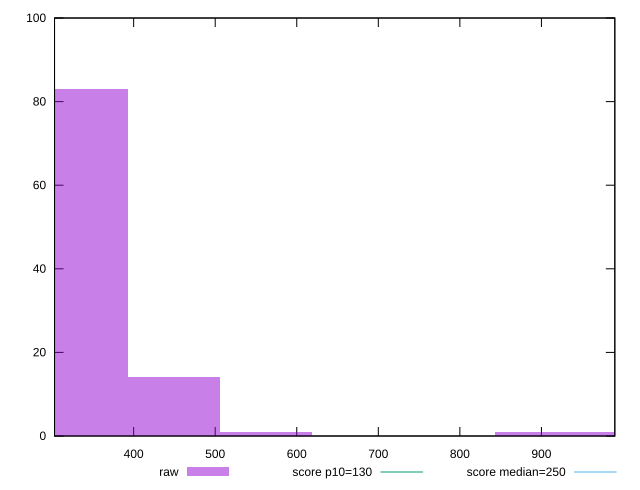

Here is the gnuplot script that generated this plot:
reset

$raw <<EOF
899.3902062942107 1
1011.813982080987 1
449.6951031471053 14
337.271327360329 83
562.1188789338817 1
EOF

set key outside below
set boxwidth 112.42377578677633
set xrange [303.0000000000009:989.9999999999982]
set yrange [0:100]
set trange [0:100]
set style fill transparent solid 0.5 noborder

set parametric
set terminal svg size 640, 490 enhanced background rgb 'white'
set output "report_00016_2021-02-10T13-31-48.338Z/max-potential-fid/samples/pages/raw/histogram.svg"

plot $raw title "raw" with boxes, \
     130,t title "score p10=130", \
     250,t title "score median=250"

reset
